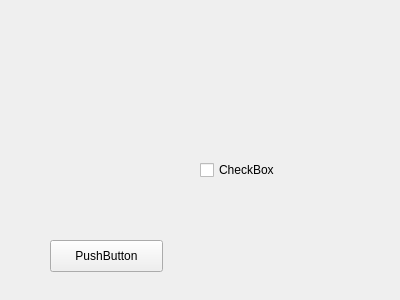
<?xml version="1.0" encoding="UTF-8"?>
<ui version="4.0">
 <class>Form</class>
 <widget class="QWidget" name="Form">
  <property name="geometry">
   <rect>
    <x>0</x>
    <y>0</y>
    <width>400</width>
    <height>300</height>
   </rect>
  </property>
  <property name="windowTitle">
   <string>Form</string>
  </property>
  <widget class="QPushButton" name="pushButton">
   <property name="geometry">
    <rect>
     <x>50</x>
     <y>240</y>
     <width>113</width>
     <height>32</height>
    </rect>
   </property>
   <property name="text">
    <string>PushButton</string>
   </property>
  </widget>
  <widget class="QCheckBox" name="checkBox">
   <property name="geometry">
    <rect>
     <x>200</x>
     <y>160</y>
     <width>86</width>
     <height>20</height>
    </rect>
   </property>
   <property name="text">
    <string>CheckBox</string>
   </property>
  </widget>
 </widget>
 <resources/>
 <connections/>
</ui>
